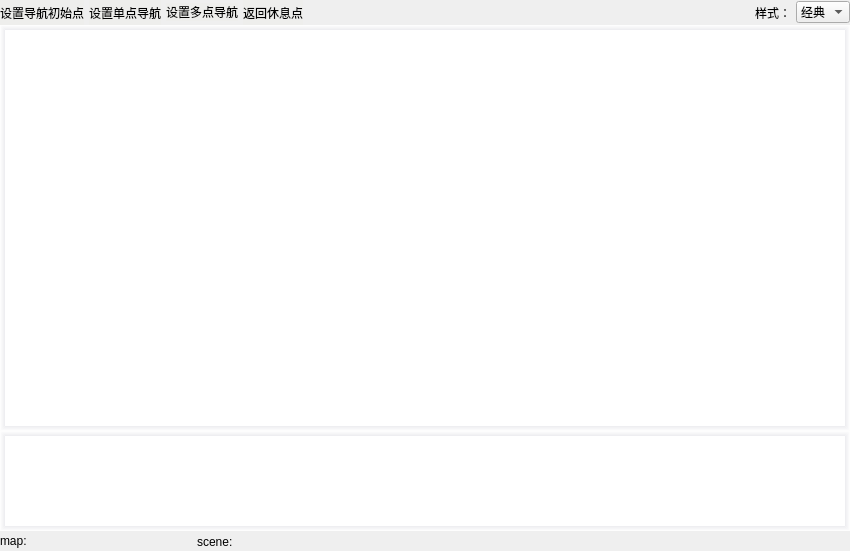
<?xml version="1.0" encoding="UTF-8"?>
<ui version="4.0">
 <class>RobotWidget</class>
 <widget class="QWidget" name="RobotWidget">
  <property name="geometry">
   <rect>
    <x>0</x>
    <y>0</y>
    <width>850</width>
    <height>551</height>
   </rect>
  </property>
  <property name="windowTitle">
   <string>RobotWidget</string>
  </property>
  <layout class="QGridLayout" name="gridLayout">
   <property name="leftMargin">
    <number>0</number>
   </property>
   <property name="topMargin">
    <number>0</number>
   </property>
   <property name="rightMargin">
    <number>0</number>
   </property>
   <property name="bottomMargin">
    <number>0</number>
   </property>
   <item row="0" column="0">
    <layout class="QVBoxLayout" name="verticalLayout_13">
     <property name="spacing">
      <number>0</number>
     </property>
     <item>
      <layout class="QHBoxLayout" name="horizontalLayout_11">
       <property name="spacing">
        <number>5</number>
       </property>
       <item>
        <widget class="QPushButton" name="btn_set_init_pos">
         <property name="minimumSize">
          <size>
           <width>0</width>
           <height>25</height>
          </size>
         </property>
         <property name="maximumSize">
          <size>
           <width>16777215</width>
           <height>16777215</height>
          </size>
         </property>
         <property name="styleSheet">
          <string notr="true">QPushButton:hover{
background-color:rgb(186, 189, 182);
border-bottom:2px solid rgb(67, 154, 246);
}
QPushButton:checked{
background-color:cyan;
border-bottom:2px solid white 
}
QPushButton:pressed{
background-color:rgb(67, 154, 246)
}
QPushButton{
background-color:rgb(238, 238, 236);
border:none; 
padding:0px 0px 0px 0px;
margin:0px 0px 0px 0px;
}</string>
         </property>
         <property name="text">
          <string>设置导航初始点</string>
         </property>
         <property name="icon">
          <iconset>
           <normaloff>:/images/classes/SetInitialPose.png</normaloff>:/images/classes/SetInitialPose.png</iconset>
         </property>
        </widget>
       </item>
       <item>
        <widget class="QPushButton" name="btn_set_single_goal">
         <property name="minimumSize">
          <size>
           <width>0</width>
           <height>25</height>
          </size>
         </property>
         <property name="styleSheet">
          <string notr="true">QPushButton:hover{
background-color:rgb(186, 189, 182);
border-bottom:2px solid rgb(67, 154, 246);
}
QPushButton:checked{
background-color:cyan;
border-bottom:2px solid white 
}
QPushButton:pressed{
background-color:rgb(67, 154, 246)
}
QPushButton{
background-color:rgb(238, 238, 236);
border:none; 
padding:0px 0px 0px 0px;
margin:0px 0px 0px 0px;
}</string>
         </property>
         <property name="text">
          <string>设置单点导航</string>
         </property>
         <property name="icon">
          <iconset>
           <normaloff>:/images/classes/SetGoal.png</normaloff>:/images/classes/SetGoal.png</iconset>
         </property>
        </widget>
       </item>
       <item>
        <widget class="QPushButton" name="btn_set_mutil_goal">
         <property name="styleSheet">
          <string notr="true">QPushButton:hover{
background-color:rgb(186, 189, 182);
border-bottom:2px solid rgb(67, 154, 246);
}
QPushButton:checked{
background-color:cyan;
border-bottom:2px solid white 
}
QPushButton:pressed{
background-color:rgb(67, 154, 246)
}
QPushButton{
background-color:rgb(238, 238, 236);
border:none; 
padding:0px 0px 0px 0px;
margin:0px 0px 0px 0px;
}</string>
         </property>
         <property name="text">
          <string>设置多点导航</string>
         </property>
         <property name="icon">
          <iconset theme="://images/set_mutil_pose.png">
           <normaloff>../../robot_viewer/src/robot_viewer/src</normaloff>../../robot_viewer/src/robot_viewer/src</iconset>
         </property>
        </widget>
       </item>
       <item>
        <widget class="QPushButton" name="btn_set_break_goal">
         <property name="maximumSize">
          <size>
           <width>16777215</width>
           <height>25</height>
          </size>
         </property>
         <property name="styleSheet">
          <string notr="true">QPushButton:hover{
background-color:rgb(186, 189, 182);
border-bottom:2px solid rgb(67, 154, 246);
}
QPushButton:checked{
background-color:cyan;
border-bottom:2px solid white 
}
QPushButton:pressed{
background-color:rgb(67, 154, 246)
}
QPushButton{
background-color:rgb(238, 238, 236);
border:none; 
padding:0px 0px 0px 0px;
margin:0px 0px 0px 0px;
}</string>
         </property>
         <property name="text">
          <string>返回休息点</string>
         </property>
         <property name="icon">
          <iconset>
           <normaloff>:/images/set_return.png</normaloff>:/images/set_return.png</iconset>
         </property>
        </widget>
       </item>
       <item>
        <spacer name="horizontalSpacer_2">
         <property name="orientation">
          <enum>Qt::Horizontal</enum>
         </property>
         <property name="sizeHint" stdset="0">
          <size>
           <width>40</width>
           <height>20</height>
          </size>
         </property>
        </spacer>
       </item>
       <item>
        <widget class="QLabel" name="label_map_type">
         <property name="text">
          <string>样式：</string>
         </property>
        </widget>
       </item>
       <item>
        <widget class="QComboBox" name="cbx_map_type">
         <property name="enabled">
          <bool>true</bool>
         </property>
         <property name="styleSheet">
          <string notr="true">background-color:none</string>
         </property>
         <property name="editable">
          <bool>false</bool>
         </property>
         <item>
          <property name="text">
           <string>经典</string>
          </property>
         </item>
         <item>
          <property name="text">
           <string>Rviz</string>
          </property>
         </item>
        </widget>
       </item>
      </layout>
     </item>
     <item>
      <layout class="QVBoxLayout" name="verticalLayout_build_map">
       <property name="spacing">
        <number>0</number>
       </property>
       <item>
        <widget class="QGraphicsView" name="mapViz">
         <property name="layoutDirection">
          <enum>Qt::LeftToRight</enum>
         </property>
         <property name="styleSheet">
          <string notr="true">QGraphicsView{
border-top: 5px solid qlineargradient(y0:0, y1:1,stop: 0 #ececef, stop: 1 white);
border-left: 5px solid qlineargradient(x0:0, x1:1,stop: 0 #ececef, stop: 1 white);
 border-bottom: 5px solid qlineargradient(y0:0, y1:1,stop: 0 white, stop: 1  #ececef);
border-right: 5px solid qlineargradient(x0:0, x1:1,stop:  0 white, stop: 1 #ececef);
background-color: rgb(255,255,255);
}
</string>
         </property>
         <property name="verticalScrollBarPolicy">
          <enum>Qt::ScrollBarAlwaysOff</enum>
         </property>
         <property name="horizontalScrollBarPolicy">
          <enum>Qt::ScrollBarAlwaysOff</enum>
         </property>
        </widget>
       </item>
       <item>
        <widget class="QWidget" name="widget_rviz" native="true">
         <property name="minimumSize">
          <size>
           <width>0</width>
           <height>100</height>
          </size>
         </property>
         <property name="styleSheet">
          <string notr="true">QWidget{
border-top: 5px solid qlineargradient(y0:0, y1:1,stop: 0 #ececef, stop: 1 white);
border-left: 5px solid qlineargradient(x0:0, x1:1,stop: 0 #ececef, stop: 1 white);
 border-bottom: 5px solid qlineargradient(y0:0, y1:1,stop: 0 white, stop: 1  #ececef);
border-right: 5px solid qlineargradient(x0:0, x1:1,stop:  0 white, stop: 1 #ececef);
background-color: rgb(255,255,255);
}
</string>
         </property>
         <layout class="QVBoxLayout" name="verticalLayout_16">
          <property name="leftMargin">
           <number>0</number>
          </property>
          <property name="topMargin">
           <number>0</number>
          </property>
          <property name="rightMargin">
           <number>0</number>
          </property>
          <property name="bottomMargin">
           <number>0</number>
          </property>
          <item>
           <layout class="QVBoxLayout" name="verticalLayout_rviz"/>
          </item>
         </layout>
        </widget>
       </item>
      </layout>
     </item>
     <item>
      <layout class="QHBoxLayout" name="horizontalLayout_12">
       <item>
        <widget class="QLabel" name="label_map">
         <property name="minimumSize">
          <size>
           <width>35</width>
           <height>20</height>
          </size>
         </property>
         <property name="maximumSize">
          <size>
           <width>35</width>
           <height>20</height>
          </size>
         </property>
         <property name="text">
          <string>map:</string>
         </property>
        </widget>
       </item>
       <item>
        <widget class="QLabel" name="label_pos_map">
         <property name="minimumSize">
          <size>
           <width>150</width>
           <height>20</height>
          </size>
         </property>
         <property name="maximumSize">
          <size>
           <width>150</width>
           <height>20</height>
          </size>
         </property>
         <property name="styleSheet">
          <string notr="true"/>
         </property>
         <property name="text">
          <string/>
         </property>
        </widget>
       </item>
       <item>
        <widget class="QLabel" name="label_scene">
         <property name="minimumSize">
          <size>
           <width>45</width>
           <height>20</height>
          </size>
         </property>
         <property name="maximumSize">
          <size>
           <width>45</width>
           <height>18</height>
          </size>
         </property>
         <property name="text">
          <string>scene:</string>
         </property>
        </widget>
       </item>
       <item>
        <widget class="QLabel" name="label_pos_scene">
         <property name="minimumSize">
          <size>
           <width>160</width>
           <height>20</height>
          </size>
         </property>
         <property name="maximumSize">
          <size>
           <width>160</width>
           <height>20</height>
          </size>
         </property>
         <property name="text">
          <string/>
         </property>
        </widget>
       </item>
       <item>
        <spacer name="horizontalSpacer_3">
         <property name="orientation">
          <enum>Qt::Horizontal</enum>
         </property>
         <property name="sizeHint" stdset="0">
          <size>
           <width>40</width>
           <height>20</height>
          </size>
         </property>
        </spacer>
       </item>
      </layout>
     </item>
    </layout>
   </item>
  </layout>
 </widget>
 <layoutdefault spacing="6" margin="11"/>
 <resources/>
 <connections/>
</ui>
